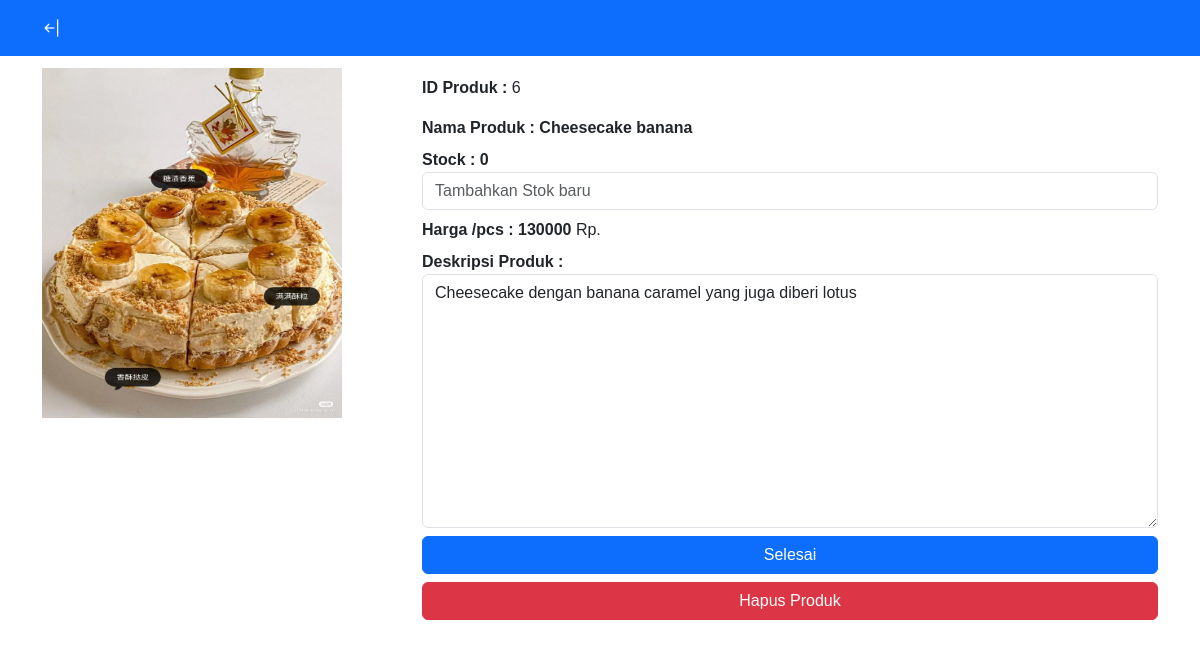
The app's page /stok/tambah.php?id_produk=6 with its own data.
### tables this page shows
CREATE TABLE `produk` (
  `id_produk` int(11) NOT NULL,
  `nama_produk` varchar(255) NOT NULL,
  `harga` int(100) NOT NULL,
  `stok` int(11) NOT NULL,
  `terakhir_direstok` date NOT NULL,
  `barang_terjual` int(11) NOT NULL,
  `deskripsi` text NOT NULL,
  `foto` varchar(255) NOT NULL
);

### stok/tambah.php (the view, shortened to what this page needs)
<?php
include "../koneksi.php";
include "../transaksi/header.php";
if(isset($_GET['id_produk'])) {
    $id_produk = $_GET['id_produk'];
    $query = mysqli_query($conn, "SELECT * FROM produk WHERE id_produk = '$id_produk'");
    $data = mysqli_fetch_array($query);
}
?>
<div class="container mt-5">
    <div class="row">
            <div class="col-4">
                <img src="../assets/produk/<?php echo $data['foto']?>" alt="" style="height:350px; width:300px;">
            </div>
            <div class="col-8">
                <form action="tambah_proses.php" method="POST">
                <div class="mt-2">
                <p><b>ID Produk : </b><?php echo $data['id_produk'] ?></p>
                </div>
                <div class="mt-3">
                <b class="form-label">Nama Produk : <?php echo $data['nama_produk'] ?></b>
                </div>
                <div class="mt-2">
                <b class="form-label">Stock : <?php echo $data['stok'] ?></b>
                <input type="text" name="stok" value="" class="form-control" placeholder="Tambahkan Stok baru" autofocus>
                </div>
                <div class="mt-2">
                <b class="form-label">Harga /pcs : <?php echo $data['harga'] ?></b>
                Rp. <input type="hidden" name="harga" value="<?php echo $data['harga'] ?>" class="form-control">
                </div>
                <div class="mt-2">
                <b class="form-label">Deskripsi Produk : </b>
                <textarea name="hidden" id="" cols="30" rows="10" class="form-control"><?php echo $data['deskripsi'] ?></textarea>
                </div>
                <div class="d-grid gap-2 mt-2 mb-5">
                <input type="submit" name="submit" class="btn btn-primary" value="Selesai">
                <a href="hapus_produk.php?id_produk=<?php echo $data['id_produk']?>" class="btn btn-danger" onclick="return confirm('Apakah anda yakin ingin mengahpus produk <?php echo $data['nama_produk'] ?>?')">Hapus Produk</a>
                </div>
                </form>
            </div>
    </div>
</div>

### assets/style/style_n.css (style rules this page uses)
body { font-family: "Patrick Hand", cursive; }

### transaksi/header.php (style rules this page uses)
body { padding: 20px; font-family: arial; }

### records on screen
produk: foto (picture), id_produk "6", nama_produk "Cheesecake banana", stok "0", harga "130000", hidden "Cheesecake dengan banana caramel yang juga diberi lotus"
